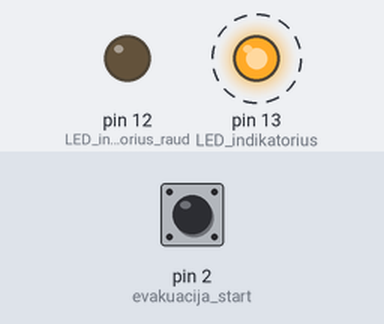
Simulated run of this sketch. Board: Arduino Uno, built with avr-gcc and run on an emulated ATmega328P. Shown: output pins drawn as LEDs (lit = HIGH). Dashed ring = blinking. The inputs (shaded band) are chosen by the test bench; at power-on: pin 2 (evakuacija_start) LOW. What the sketch prints to the serial monitor is not drawn.

Above: at 5.0 s.
5.1 s: pin 2 (evakuacija_start) pulled HIGH for 1.8 s
At 9.0 s:
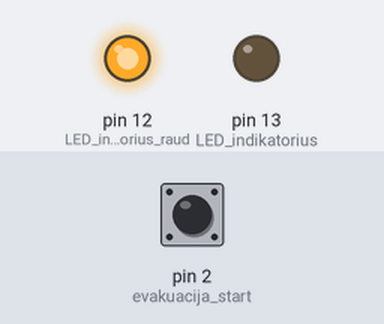
9.3 s: pin 2 (evakuacija_start) pulled HIGH for 3.2 s
At 14.5 s:
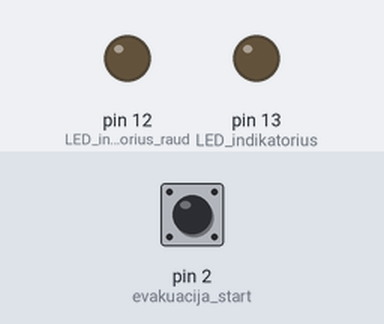
Timing chart, 0 to 21.5 s (numbered marks = the images above; inputs shaded):
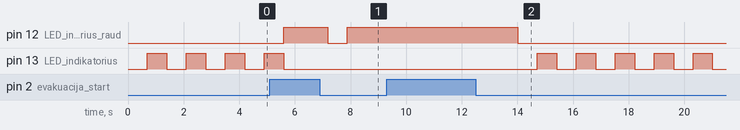

The sketch:

panel2.ino
```cpp
#include <avr/pgmspace.h>
#include <avr/wdt.h>

const byte D051x1u[] PROGMEM =  {0x3A, 0x30, 0x30, 0x33, 0x33, 0x30, 0x30, 0x34, 0x32, 0x38, 0x42, 0x0D, 0x0A, 0x00, 0x3A, 0x30, 0x30, 0x33, 0x33, 0x30, 0x30, 0x41, 0x30, 0x32, 0x44, 0x0D, 0x0A, 0x00, 0x3A, 0x30, 0x34, 0x33, 0x33, 0x30, 0x30, 0x43, 0x30, 0x30, 0x30, 0x30, 0x34, 0x43, 0x46, 0x46, 0x43, 0x33, 0x41, 0x0D, 0x0A};
const byte D051x1l[] PROGMEM =  {0x3A, 0x30, 0x30, 0x33, 0x33, 0x30, 0x30, 0x34, 0x31, 0x38, 0x43, 0x0D, 0x0A, 0x00, 0x3A, 0x30, 0x30, 0x33, 0x33, 0x30, 0x30, 0x41, 0x30, 0x32, 0x44, 0x0D, 0x0A, 0x00, 0x3A, 0x30, 0x34, 0x33, 0x33, 0x30, 0x30, 0x43, 0x30, 0x30, 0x30, 0x30, 0x34, 0x43, 0x46, 0x46, 0x43, 0x33, 0x41, 0x0D, 0x0A};
const byte D051x2u[] PROGMEM =  {0x3A, 0x30, 0x30, 0x33, 0x33, 0x30, 0x30, 0x34, 0x36, 0x38, 0x37, 0x0D, 0x0A, 0x00, 0x3A, 0x30, 0x30, 0x33, 0x33, 0x30, 0x30, 0x41, 0x30, 0x32, 0x44, 0x0D, 0x0A, 0x00, 0x3A, 0x30, 0x34, 0x33, 0x33, 0x30, 0x30, 0x43, 0x30, 0x30, 0x30, 0x30, 0x34, 0x43, 0x46, 0x46, 0x43, 0x33, 0x41, 0x0D, 0x0A};
const byte D051x2l[] PROGMEM =  {0x3A, 0x30, 0x30, 0x33, 0x33, 0x30, 0x30, 0x34, 0x35, 0x38, 0x38, 0x0D, 0x0A, 0x00, 0x3A, 0x30, 0x30, 0x33, 0x33, 0x30, 0x30, 0x41, 0x30, 0x32, 0x44, 0x0D, 0x0A, 0x00, 0x3A, 0x30, 0x34, 0x33, 0x33, 0x30, 0x30, 0x43, 0x30, 0x30, 0x30, 0x30, 0x34, 0x43, 0x46, 0x46, 0x43, 0x33, 0x41, 0x0D, 0x0A};

int S;
int k;
int u;
unsigned int D;


void setup() {
  pinMode(13, OUTPUT);    //LED indikatorius
  pinMode(2, INPUT);      //evakuacija start
  pinMode(12, OUTPUT);     //LED indikatorius raud
  Serial.begin(9600);
  wdt_enable(WDTO_8S);
}
void loop() {
  S = 0;
  delay(700);
  digitalWrite(13, HIGH);
  delay(700);
  digitalWrite(13, LOW);
  wdt_reset();
  if (digitalRead(2) == HIGH)                                                               // jei 2 high - atrakinam
  {
    digitalWrite(12, HIGH);
    delay(1500);
    if (S < 1) {
      for (k = 0; k < 50; k++) {                   //
        D = pgm_read_byte(D051x1l + k);            // 51.1 duru uzrakinimas
        Serial.write(D);                           //
      }
      delay(40);
      for (k = 0; k < 50; k++) {                   //
        D = pgm_read_byte(D051x2l + k);            // 51.2 duru uzrakinimas
        Serial.write(D);                           //
      }
      delay(40);
      digitalWrite(12, LOW);
      wdt_reset();
      S = S++;
    }
atrakinam:
    delay(700);
    digitalWrite(12, HIGH);
    for (k = 0; k < 50; k++) {                   //
      D = pgm_read_byte(D051x1u + k);            // 51.1 duru atrakinimas
      Serial.write(D);                           //
    }
    delay(40);
    for (k = 0; k < 50; k++) {                   //
      D = pgm_read_byte(D051x2u + k);            // 51.2 duru atrakinimas
      Serial.write(D);                           //
    }
    delay(40);
    wdt_reset();


uzrakinam:
    if (digitalRead(2) == LOW)                                                  // jei 2 low - uzrakinam


      for (u = 0; u < 6; u++) {
        for (k = 0; k < 50; k++) {                   //
          D = pgm_read_byte(D051x1l + k);            // 51.1 duru uzrakinimas
          Serial.write(D);                           //
        }
        delay(40);
        for (k = 0; k < 50; k++) {                   //
          D = pgm_read_byte(D051x2l + k);            // 51.2 duru uzrakinimas
          Serial.write(D);                           //
        }
        delay(200);
        wdt_reset();
        u = u++;
      }
    if (digitalRead(2) == HIGH)
    {
      goto atrakinam;
    }

    digitalWrite(12, LOW);
  }
}
```

Measured:
- after the input at 5.1 s, pin 12 (LED_indikatorius_raud): LOW → HIGH after 0.50 s, → LOW 1.6 s later, → HIGH 0.70 s later; pin 13 (LED_indikatorius): goes on until 5.6 s, then stays LOW
- after the input at 9.3 s, pin 12 (LED_indikatorius_raud): HIGH → LOW after 4.7 s instead of 0.13 s
- by itself, pin 13 (LED_indikatorius): alternates HIGH for 0.70 s and LOW for 0.70 s
